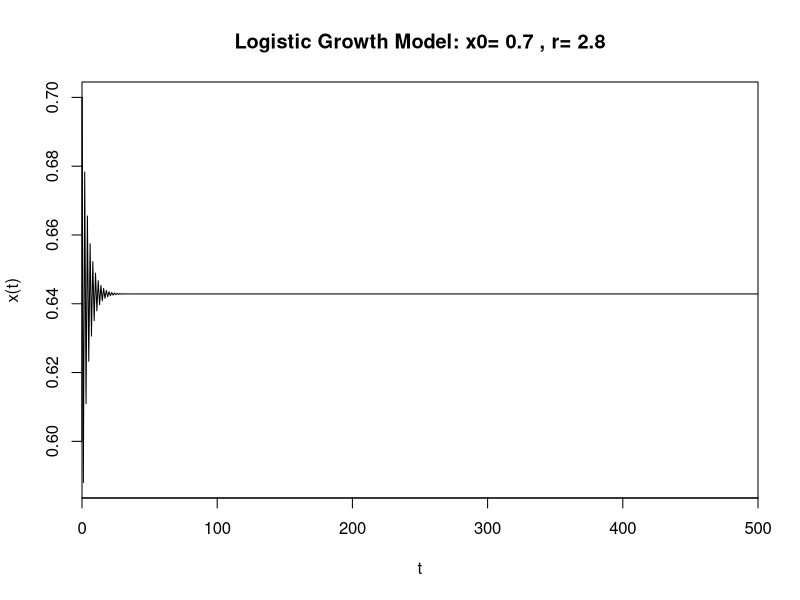
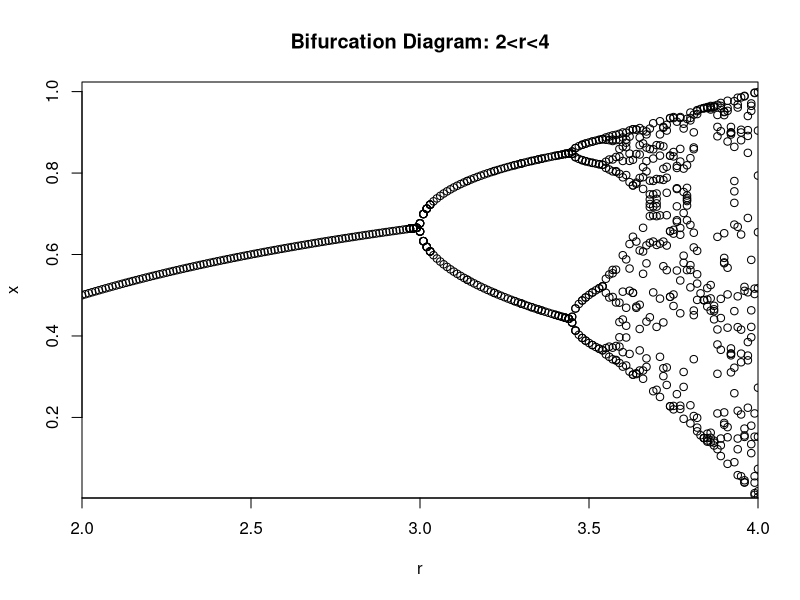
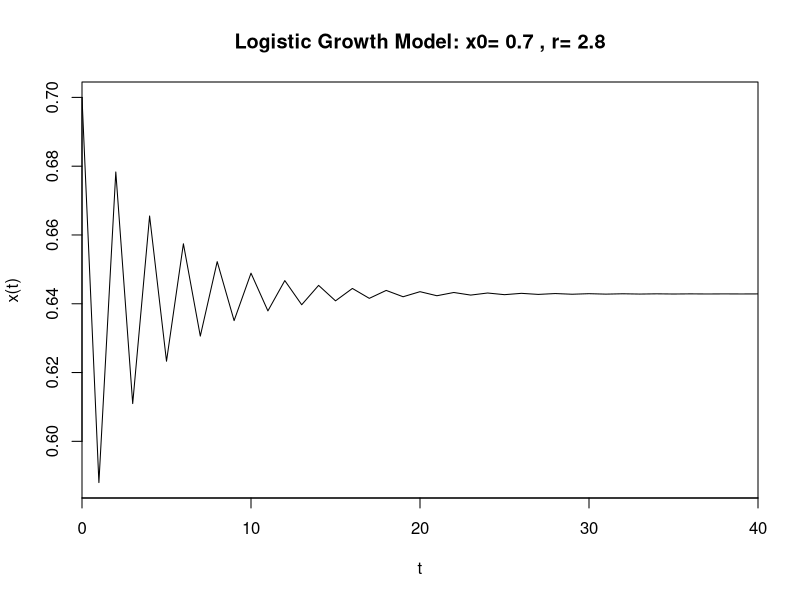
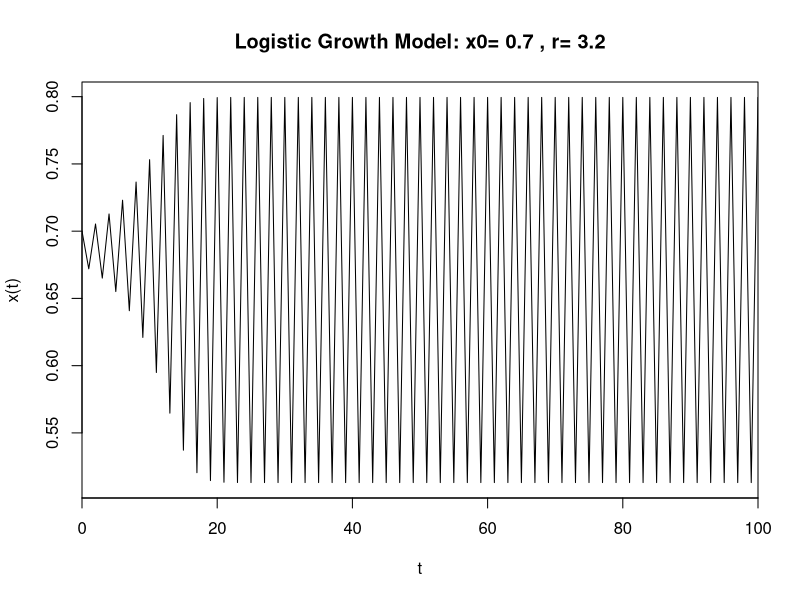
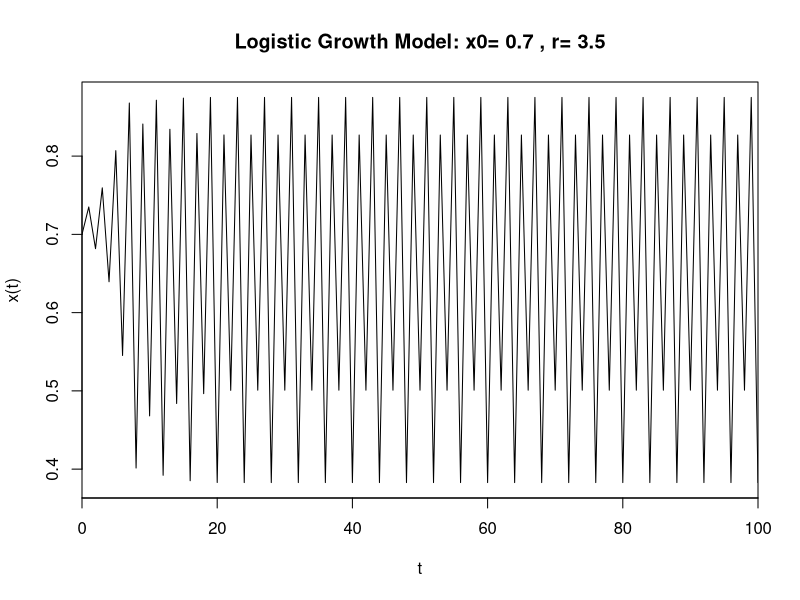
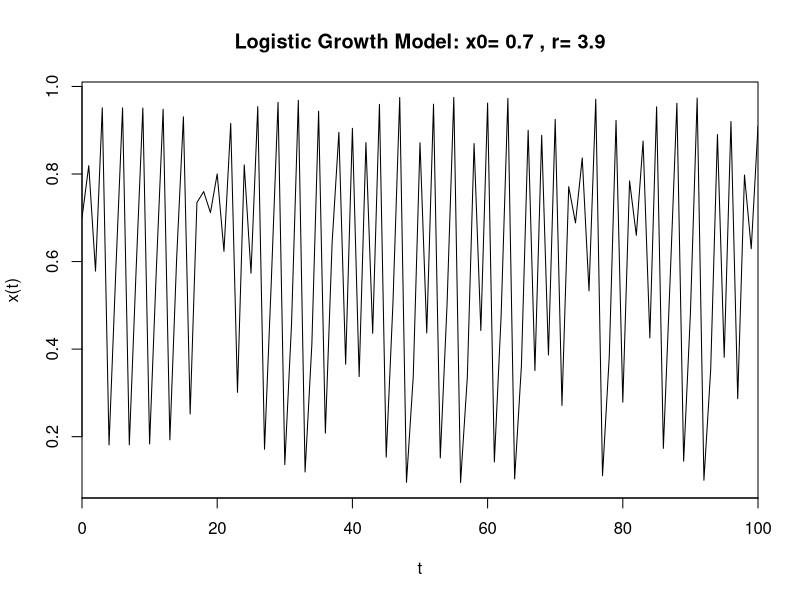
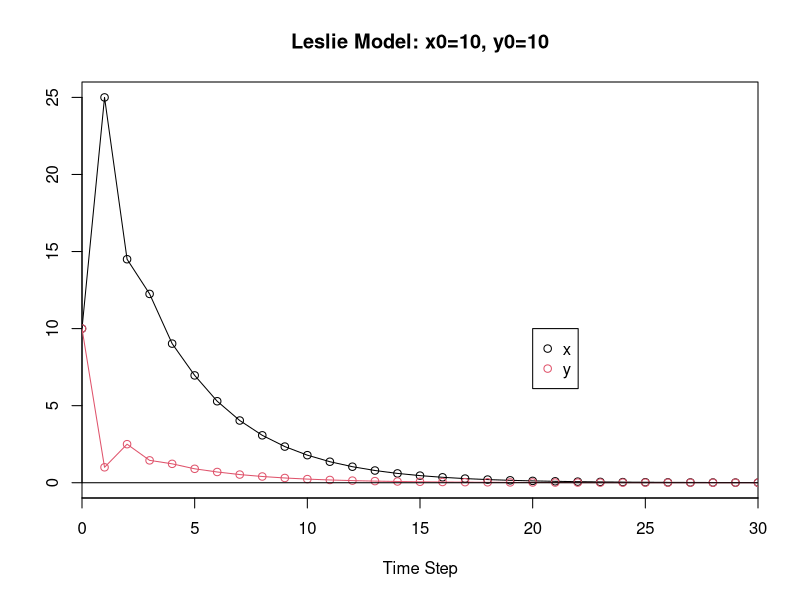
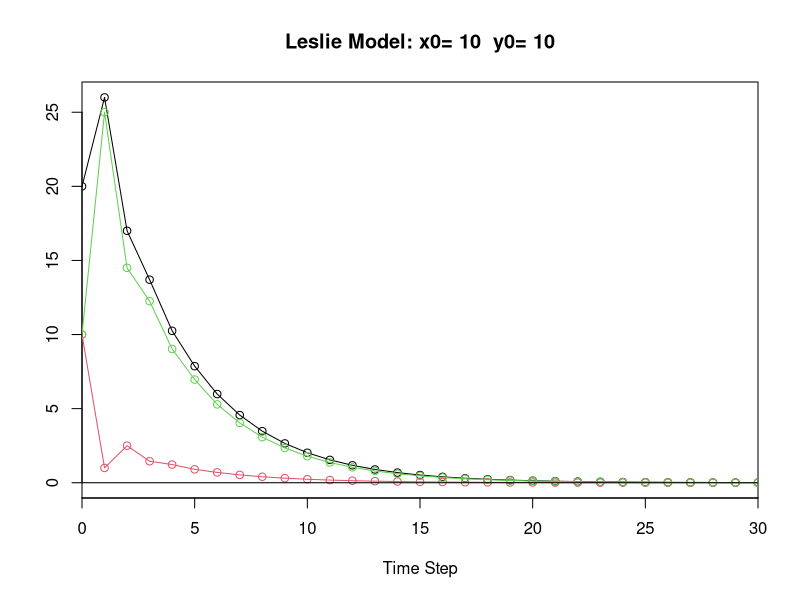

These charts were generated, in order, by the following R code:
#!/usr/bin/env r
# encoding: utf-8
# 
# name: Crnich, Joseph
# assignment: 5
# date: 11/20/2009
# filename: Joey_Crnich_Lab_Ch_5_Answers.R
#############################################################################


#/--#########################################################################
# name: Crnich, Joseph
# assignment: 5
# date: 11/20/2009
# question: 1
# subquestion: a
# other files:
##########################################################################/--

## The following code is copied from the Chapter 1 assignment, with a few
## modifications. Notably, the addition of r as an argument of the logistic
## model function. This allows r to be varied for creation of the bifurcation
## diagram.

init_value <- 0.7;
r <- 2.8;

logModFun <- function(x_at_t, r) {
      x_at_t1 <- r * x_at_t * (1 - x_at_t);
      return(x_at_t1);
}
max_iter <- 500;
x_array <- numeric(length=max_iter+1);
x_array[1] <- init_value;
for (ii in 1:max_iter) {
      x_array[ii+1] <- logModFun(x_array[ii], r);
}

## Here we plot the logistic. This example uses x0 = 0.7, and r=2.8:

plotTtl <- paste("Logistic Growth Model: x0=", init_value, ", r=", r)
plot(0:max_iter, x_array, type='l', main=plotTtl, xlab='t', ylab='x(t)', xaxs="i")
abline(0, 0)

## This is the code I used to find fixed points. It compares sequential
## values of x until they are the same, then displays that last value.
## In order to shorten the code, I substituted the isTRUE(all.equal)
## method David showed in lab.

nt <- init_value
nt_plus_1 <- logModFun(nt, r)
nt_plus_2 <- logModFun(nt_plus_1, r)
while (!isTRUE(all.equal(nt_plus_1, nt)) &
  !isTRUE(all.equal(nt_plus_1, nt_plus_2))) {
      nt_plus_1 <- logModFun(nt, r)
      nt_plus_2 <- logModFun(nt_plus_1, r)
      nt <- nt_plus_2
}
cat('The fixed point is', nt, '.')

## Ultimately, however, this code is not very good. Not only can it
## sometimes incorrectly give a value other than the equilibrium at which
## the model hovers momentarily; this code also is incapable of giving
## results for instances in which there are more than one "equilibria" (i.e.
## when the model cycles, or reaches chaos).


#/--#########################################################################
# name: Crnich, Joseph
# assignment: 5
# date: 11/20/2009
# question: 1
# subquestion: b
# other files:
##########################################################################/--

## Because the code from my Chapter 1 homework wasn't particularly useful,
## I wrote new code for the fixed points evaluation. What follows is a
## function that evaluates all x values from 1-500 for a particular r, and
## then returns a vector containing the fixed points. I created it this way
## so I could run it through a for loop with our r values (below).

wrapped <- function(init_value, r) {

    ## This first part evaluates x from 1:500 for the specific r:
	
    max_iter <- 500;
    x_array <- numeric(length=max_iter+1);
    x_array[1] <- init_value;
    for (ii in 1:max_iter) {
          x_array[ii+1] <- logModFun(x_array[ii], r);
    }

    ## While this part first evaluates whether or not the last and
    ## penultimate values are equivalent. If so, that is the 'fixed point'
    ## vector returned. Otherwise, it returns a vector of all the unique
    ## values near the tail end of the graph (in this way, we can get
    ## multiple 'fixed point' values).

    equil <- numeric(length=1)
    if(isTRUE(all.equal(x_array[ii], x_array[ii+1]))) {
        equil[1] <- x_array[ii]
    } else {
        equil <- unique(x_array[491:501])
    }
    return(equil)
}

## Finally, we define a vector of r values, and an empty matrix in which we
## will store all our fixed points. Then, we run a for loop that defines each
## 'fixed point' for all r and stores them systematically in the matrix.

rVec <- c((0:400)/100)
xMtrx <- matrix(ncol=401, nrow=15)
for(ii in 1:401) {
	vec <- wrapped(init_value, rVec[ii])
    xMtrx[1:length(vec),ii] <- vec
}



#/--#########################################################################
# name: Crnich, Joseph
# assignment: 5
# date: 11/20/2009
# question: 1
# subquestion: c
# other files: 
##########################################################################/--

## To plot the points, we initialize a plot with the first row of the matrix:

plot(rVec[201:401], xMtrx[1,201:401], type="p",
    main="Bifurcation Diagram: 2<r<4", xlab="r", ylab="x", xaxs="i")

## Then plot the points from every other row. Using two for loops allows us
## to plot every 'fixed point' (rows) from every r (columns).

for(ii in 2:10) {
    for(jj in 201:401) {
        points(rVec[jj], xMtrx[ii,jj])
    }
}


#/--#########################################################################
# name: Crnich, Joseph
# assignment: 5
# date: 11/20/2009
# question: 1
# subquestion: d
# other files: 
##########################################################################/--

## When r=2.8, our solution over time approaches the fixed point:

r <- 2.8
max_iter <- 500;
x_array <- numeric(length=max_iter+1);
x_array[1] <- init_value;
for (ii in 1:max_iter) {
    x_array[ii+1] <- logModFun(x_array[ii], r);
}

plotTtl <- paste("Logistic Growth Model: x0=", init_value, ", r=", r)
plot(0:40, x_array[1:41], type='l', main=plotTtl, xlab='t', ylab='x(t)',
        xaxs="i")
    

## When r=3.2, our solution over time cycles between two points:

r <- 3.2
max_iter <- 500;
x_array <- numeric(length=max_iter+1);
x_array[1] <- init_value;
for (ii in 1:max_iter) {
    x_array[ii+1] <- logModFun(x_array[ii], r);
}

plotTtl <- paste("Logistic Growth Model: x0=", init_value, ", r=", r)
plot(0:100, x_array[1:101], type='l', main=plotTtl, xlab='t', ylab='x(t)',
        xaxs="i")


## At r=3.5, our solution over time cycles between 4 points:

r <- 3.5
max_iter <- 500;
x_array <- numeric(length=max_iter+1);
x_array[1] <- init_value;
for (ii in 1:max_iter) {
    x_array[ii+1] <- logModFun(x_array[ii], r);
}

plotTtl <- paste("Logistic Growth Model: x0=", init_value, ", r=", r)
plot(0:100, x_array[1:101], type='l', main=plotTtl, xlab='t', ylab='x(t)',
        xaxs="i")


## And at r=3.9, our solution over time has reached deterministic chaos:

r <- 3.9
max_iter <- 500;
x_array <- numeric(length=max_iter+1);
x_array[1] <- init_value;
for (ii in 1:max_iter) {
    x_array[ii+1] <- logModFun(x_array[ii], r);
}

plotTtl <- paste("Logistic Growth Model: x0=", init_value, ", r=", r)
plot(0:100, x_array[1:101], type='l', main=plotTtl, xlab='t', ylab='x(t)',
        xaxs="i")


#/--#########################################################################
# name: Crnich, Joseph
# assignment: 5
# date: 11/20/2009
# question: 2
# subquestion: a
# other files: 
##########################################################################/--

## The variables x and y respresent the count of individuals in each stage.
## If the stages were defined by age, y would be older. The numbers in the
## matrix defines the change that will occur before the next time step. In 
## the top row are 'fecundity' terms, that describe the percentage of new
## individuals in stage x at the next time step, while the bottom row
## describes the percentage of indivuals that will be in stage y at the next
## time step. In this particular transition matrix, stage x will gain 2
## indivuals per indiv. at stage y, and half an indiv. per indiv. at stage x.
## Stage y will only get a tenth of an indiv. per each indiv. in stage x, and
## none from stage y.

#/--#########################################################################
# name: Crnich, Joseph
# assignment: 5
# date: 11/20/2009
# question: 2
# subquestion: b
# other files: 
##########################################################################/--

## First we define the transition matrix, our initial x and y:

transMtrx <- matrix(c(0.5, 2, 0.1, 0), nrow=2, byrow=TRUE)

x0 <- 10
y0 <- 10

## Then we create an empty matrix in which to put our resulting values:

nIter <- 30
finalMtrx <- matrix(numeric(length=(nIter + 1)*2), nrow=2)
finalMtrx[,1] <- matrix(c(x0, y0), nrow=2)

## This for loop calculates the next set of values, then stores them in the
## empty matrix from above. It then redefines the original value as the new
## one, and repeats.

for(ii in 1:nIter) {
	finalMtrx[,ii+1] <- transMtrx %*% finalMtrx[,ii]
}

plot(c(0:nIter), finalMtrx[1,], type="o", main="Leslie Model: x0=10, y0=10",
    xlab="Time Step", ylab="", xaxs="i")
lines(c(0:nIter), finalMtrx[2,], type="o", col=2)
abline(0,0)
legTxt <- c("x", "y")
legend(20, 10, legTxt, pch=1, col=c(1,2))


#/--#########################################################################
# name: Crnich, Joseph
# assignment: 5
# date: 11/20/2009
# question: 2
# subquestion: c
# other files: 
##########################################################################/--

## I defined a function to quickly run through a variety of initial
## conditions.

leslieFun <- function(x0, y0, transMtrx, nIter) {
    finalMtrx <- matrix(numeric(length=(nIter + 1)*2), nrow=2)
    finalMtrx[,1] <- matrix(c(x0, y0), nrow=2)
    for(ii in 1:nIter) {
	    finalMtrx[,ii+1] <- transMtrx %*% finalMtrx[,ii]
    }
    mainTtl <- paste("Leslie Model: x0=", x0, " y0=", y0)
    plot(c(0:nIter), finalMtrx[2,]+finalMtrx[1,], type="o",
        main=mainTtl, xlab="Time Step", ylab="",
        xaxs="i")
    lines(c(0:nIter), finalMtrx[2,], type="o", col=2)
    lines(c(0:nIter), finalMtrx[1,], type="o", col=3)
    abline(0,0)
}    

## Here we run through a variety of intial conditions...:

x0 <- 10
y0 <- 10
nIter <- 30
leslieFun(x0, y0, transMtrx, nIter)

x0 <- 200
y0 <- 150
leslieFun(x0, y0, transMtrx, nIter)

x0 <- 0.75
y0 <- 0.1
leslieFun(x0, y0, transMtrx, nIter)

## ... all of which shrink to zero for both x and y values.

#/--#########################################################################
# name: Crnich, Joseph
# assignment: 5
# date: 11/20/2009
# question: 2
# subquestion: d
# other files: 
##########################################################################/--

## Because the slope of the line that any intial value will converge to is
## equivalent to the dominant eigenvalue, we can take the slope of two points 
## way out near the maximum interation as a relatively accurate estimate.

sum(finalMtrx[,nIter]) / sum(finalMtrx[,nIter-1])

#/--#########################################################################
# name: Crnich, Joseph
# assignment: 5
# date: 11/20/2009
# question: 3
# subquestion: a
# other files: 
##########################################################################/--

## In biological terms, the parameter a would be the additional percentage of
## individuals in stage y that will remain in stage y in the next time step.
## Mathematically, a represents the uncoupled addition y will add to itself
## by the next time step.

#/--#########################################################################
# name: Crnich, Joseph
# assignment: 5
# date: 11/20/2009
# question: 3
# subquestion: b
# other files: 
##########################################################################/--

## Redefining the Leslie function from before to better graph a repetition of
## models with variations in the transition matrix (i.e. parameter a).

leslieA <- function(x0, y0, transMtrx, nIter, color, shape) {
    finalMtrx <- matrix(numeric(length=(nIter + 1)*2), nrow=2)
    finalMtrx[,1] <- matrix(c(x0, y0), nrow=2)
    for(ii in 1:nIter) {
	    finalMtrx[,ii+1] <- transMtrx %*% finalMtrx[,ii]
    }
    mainTtl <- paste("Leslie Model: x0=", x0, " y0=", y0)
    lines(c(0:nIter), finalMtrx[2,]+finalMtrx[1,], type="l", col=color)
    points(c(0:nIter), finalMtrx[2,]+finalMtrx[1,], col=color,
        pch=shape)
}    

## Defining the iterations and initializing the plot:

nIter <- 30

plot(-1, -1, xlim=c(0, nIter), ylim=c(0, 5), xaxs="i", main="Leslie Model: 
Variations in parameter a from 0.1 - 1", xlab="Time Step", ylab="")

## This for loop runs through ten values of a, from 0.1 to 1 by 0.1, graphing the population's outcome:

for(ii in 1:10) {
    a <- ii/10
    transMtrx <- matrix(c(0.5, 2, 0.1, a), nrow=2, byrow=TRUE)
    leslieA(1, 1, transMtrx, nIter, rainbow(10)[ii], ii)
}
legTxt <- paste("a=", 1:10/10)
legend(25, 3.25, legTxt, pch=c(1:10), col=rainbow(10))

## From this graph, we can see that transition matrices where a > 0.6 tend
## towards infinity, while matrices where a < 0.6 tend towards zero. At
## a = 0.6 (the bifurcation point), we reach an equilibrium of ~3 1/3, as
## calculated below:

a <- 0.6
transMtrx <- matrix(c(0.5, 2, 0.1, a), nrow=2, byrow=TRUE)

nIter <- 30

x0 <- 1
y0 <- 1
finalMtrx <- matrix(numeric(length=(nIter + 1)*2), nrow=2)
finalMtrx[,1] <- matrix(c(x0, y0), nrow=2)

for(ii in 1:nIter) {
	finalMtrx[,ii+1] <- transMtrx %*% finalMtrx[,ii]
}

sum(finalMtrx[,nIter+1])

## As for eiegnvalues, the function below will put out eigenvalue estimates
## for any Leslie Model:

leslieEig <- function(x0, y0, transMtrx, nIter) {
    finalMtrx <- matrix(numeric(length=(nIter + 1)*2), nrow=2)
    finalMtrx[,1] <- matrix(c(x0, y0), nrow=2)
    for(ii in 1:nIter) {
	    finalMtrx[,ii+1] <- transMtrx %*% finalMtrx[,ii]
    }
    sum(finalMtrx[,nIter]) / sum(finalMtrx[,nIter-1])
}

## Running it through the same for loop parameters as our graph (from 0.1-1),
## with a receptacle vector for the resulting eigenvalues:

eigVec <- numeric(length=10)

for(ii in 1:10) {
    a <- ii/10
    transMtrx <- matrix(c(0.5, 2, 0.1, a), nrow=2, byrow=TRUE)
    eigVec[ii] <- leslieEig(1, 1, transMtrx, nIter)
}

## The vector below shows that when a < 0.6, the lambda is less than one;
## this is in agreement with our graph, as these a values cause the plots
## to tend to zero:

eigVec[1:5]

## At a = 0.6, the lambda is exactly 1, meaning the population will
## approach its equilibrium. This value of a is the bifurcation point, as
## a values on either side of it exhibit different behaviors:

eigVec[6]

## And when a > 0.6, the lambdas are greater than 1, meaning the plots will
## tend to infinity:

eigVec[7:10]


#/--#########################################################################
# name: Crnich, Joseph
# assignment: 5
# date: 11/20/2009
# question: 3
# subquestion: c
# other files: 
##########################################################################/--

## See 3.b above ^


